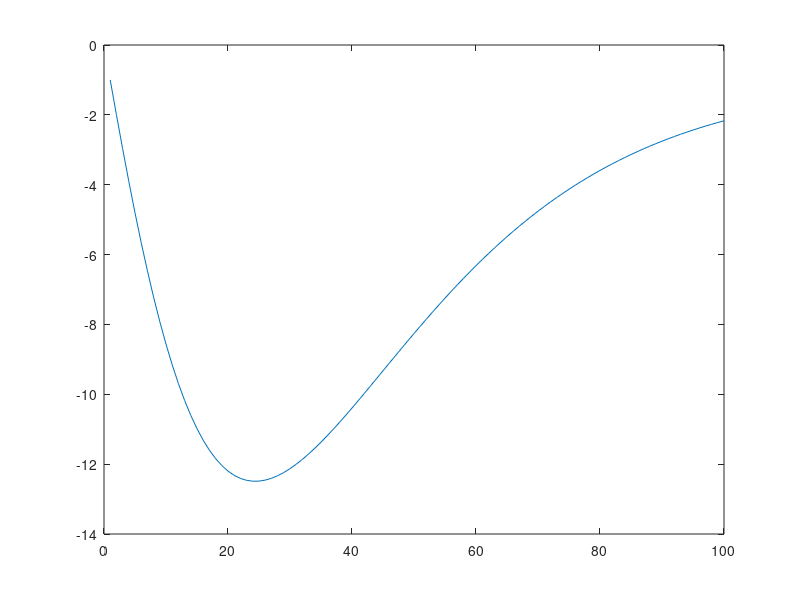

This figure's MATLAB source:

% rho = 0.9;
% n = 1:1:100;
% fn = (1-rho.^n)./(1-rho.^(n+1));
% 
% figure
% plot(n,fn)
% 
% figure
% plot(WaitingCost(:,7),rt.toll_wbar)

rho = 0.95;
n = 1:1:100;
fn = (n-1).*(rho.^(2*n)-rho.^(n+1)-rho.^(n-1))-1;
figure
plot(n,fn)
